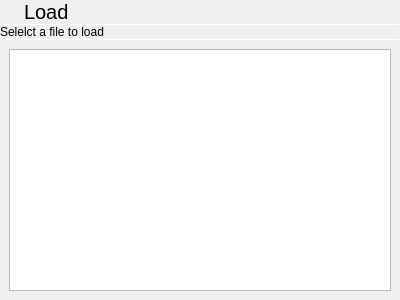
<?xml version="1.0" encoding="UTF-8"?>
<ui version="4.0">
 <class>LoadDialog</class>
 <widget class="QWidget" name="LoadDialog">
  <property name="geometry">
   <rect>
    <x>0</x>
    <y>0</y>
    <width>400</width>
    <height>300</height>
   </rect>
  </property>
  <property name="windowTitle">
   <string>Form</string>
  </property>
  <layout class="QVBoxLayout" name="verticalLayout">
   <property name="spacing">
    <number>0</number>
   </property>
   <property name="leftMargin">
    <number>0</number>
   </property>
   <property name="topMargin">
    <number>0</number>
   </property>
   <property name="rightMargin">
    <number>0</number>
   </property>
   <property name="bottomMargin">
    <number>0</number>
   </property>
   <item>
    <layout class="QHBoxLayout" name="horizontalLayout">
     <property name="spacing">
      <number>0</number>
     </property>
     <item>
      <widget class="QToolButton" name="backButton">
       <property name="sizePolicy">
        <sizepolicy hsizetype="Preferred" vsizetype="Preferred">
         <horstretch>0</horstretch>
         <verstretch>0</verstretch>
        </sizepolicy>
       </property>
       <property name="text">
        <string/>
       </property>
       <property name="icon">
        <iconset theme="go-previous">
         <normaloff>../../theShell/statuscenter/PulseaudioPane</normaloff>../../theShell/statuscenter/PulseaudioPane</iconset>
       </property>
       <property name="autoRaise">
        <bool>true</bool>
       </property>
      </widget>
     </item>
     <item>
      <widget class="QLabel" name="label">
       <property name="sizePolicy">
        <sizepolicy hsizetype="Expanding" vsizetype="Preferred">
         <horstretch>0</horstretch>
         <verstretch>0</verstretch>
        </sizepolicy>
       </property>
       <property name="font">
        <font>
         <pointsize>15</pointsize>
        </font>
       </property>
       <property name="text">
        <string>Load</string>
       </property>
       <property name="margin">
        <number>9</number>
       </property>
      </widget>
     </item>
    </layout>
   </item>
   <item>
    <widget class="Line" name="line">
     <property name="maximumSize">
      <size>
       <width>16777215</width>
       <height>1</height>
      </size>
     </property>
     <property name="orientation">
      <enum>Qt::Horizontal</enum>
     </property>
    </widget>
   </item>
   <item>
    <widget class="QLabel" name="label_2">
     <property name="text">
      <string>Selelct a file to load</string>
     </property>
     <property name="margin">
      <number>9</number>
     </property>
    </widget>
   </item>
   <item>
    <widget class="Line" name="line_2">
     <property name="maximumSize">
      <size>
       <width>16777215</width>
       <height>1</height>
      </size>
     </property>
     <property name="orientation">
      <enum>Qt::Horizontal</enum>
     </property>
    </widget>
   </item>
   <item>
    <layout class="QHBoxLayout" name="horizontalLayout_2">
     <property name="leftMargin">
      <number>9</number>
     </property>
     <property name="topMargin">
      <number>9</number>
     </property>
     <property name="rightMargin">
      <number>9</number>
     </property>
     <property name="bottomMargin">
      <number>9</number>
     </property>
     <item>
      <widget class="QListView" name="loadView"/>
     </item>
    </layout>
   </item>
   <item>
    <widget class="GamepadHud" name="gamepadHud" native="true"/>
   </item>
  </layout>
 </widget>
 <customwidgets>
  <customwidget>
   <class>GamepadHud</class>
   <extends>QWidget</extends>
   <header location="global">gamepadhud.h</header>
   <container>1</container>
  </customwidget>
 </customwidgets>
 <resources/>
 <connections/>
</ui>
